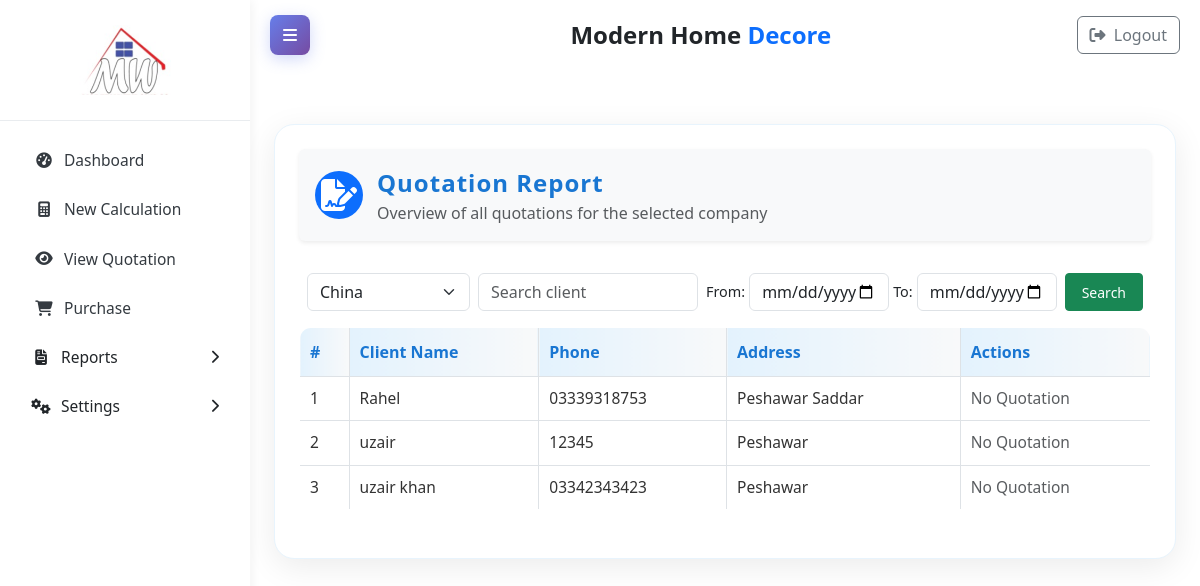
The app's page /?page=report_quotation with its own data.
### tables this page shows
CREATE TABLE `clients` (
  `id` int(11) NOT NULL,
  `company_id` int(11) NOT NULL,
  `name` varchar(255) NOT NULL,
  `phone` varchar(50) DEFAULT NULL,
  `address` text DEFAULT NULL,
  `created_at` timestamp NOT NULL DEFAULT current_timestamp(),
  `updated_at` timestamp NOT NULL DEFAULT current_timestamp() ON UPDATE current_timestamp()
);

### Pages/view_quotation.php (the view, shortened to what this page needs)
<?php
require_once __DIR__ . '/../db.php';
$companies = [];
$stmt = $conn->prepare("SELECT id, name FROM companies ORDER BY name");
if ($stmt) {
  $stmt->execute();
  $result = $stmt->get_result();
  while ($row = $result->fetch_assoc()) {
    $companies[] = $row;
  }
}
if (isset($_GET['company_id'])) {
  $company_id = (int)$_GET['company_id'];
} elseif (isset($_POST['company_id'])) {
  $company_id = (int)$_POST['company_id'];
} elseif (isset($_SESSION['current_company_id'])) {
  $company_id = (int)$_SESSION['current_company_id'];
} else {
  $company_id = $companies[0]['id'] ?? 0;
}
$search_name = isset($_GET['search_name']) ? trim($_GET['search_name']) : '';
$from_date = isset($_GET['from_date']) ? trim($_GET['from_date']) : '';
$to_date = isset($_GET['to_date']) ? trim($_GET['to_date']) : '';
$records_per_page = 10;
$page = isset($_GET['p']) && is_numeric($_GET['p']) ? (int)$_GET['p'] : 1;
$offset = ($page - 1) * $records_per_page;
$base_query = "FROM clients c
LEFT JOIN window_calculation_details wcd ON c.id = wcd.client_id AND c.company_id = wcd.company_id
WHERE c.company_id = ?";
$params = [$company_id];
$param_types = "i";
$clients = [];
$select_query = "SELECT DISTINCT c.id, c.name, c.phone, c.address $base_query ORDER BY c.name LIMIT ? OFFSET ?";
$stmt = $conn->prepare($select_query);
if ($stmt) {
  $params[] = $records_per_page;
  $params[] = $offset;
  $param_types .= "ii";
  $stmt->bind_param($param_types, ...$params);
  $stmt->execute();
  $result = $stmt->get_result();
  while ($row = $result->fetch_assoc()) {
    $clients[] = $row;
  }
}
?>
<?php if (!isset($_GET['quotation_id'])): ?>
<div class="container" style="background:#fff; border-radius:20px; box-shadow:0 8px 32px rgba(0,0,0,0.08); padding:24px; border:1px solid #e8f4fd; max-width:1200px; margin:30px auto;">
    <div class="d-flex align-items-center bg-light rounded shadow-sm p-3 mb-4" style="gap: 14px;">
      <span class="bg-primary text-white rounded-circle d-flex align-items-center justify-content-center" style="width: 48px; height: 48px; font-size: 2rem;">
        <i class="fas fa-file-signature"></i>
      </span>
      <div style="display: flex; flex-direction: column;">
        <span style="font-size: 1.5rem; font-weight: 600; color: #1976d2; letter-spacing: 1px;">Quotation Report</span>
        <small class="text-muted" style="font-size: 1rem;">Overview of all quotations for the selected company</small>
      </div>
    </div>
    <div class="card-body p-2">
      <form method="get" class="mb-2">
          <div class="d-flex align-items-center gap-2" style="overflow-x: auto; white-space: nowrap;">
              <select name="company_id" class="form-select" style="height: 38px; width: 180px;" onchange="this.form.submit()">
                  <?php foreach ($companies as $comp): ?>
                      <option value="<?= $comp['id'] ?>" <?= $comp['id'] == $company_id ? 'selected' : '' ?>>
                          <?= htmlspecialchars($comp['name']) ?>
                      </option>
                  <?php endforeach; ?>
              </select>
              <input type="text" name="search_name" class="form-control" style="height: 38px; width: 220px;"
                  placeholder="Search client" value="<?= htmlspecialchars($search_name) ?>">
              <div class="d-flex align-items-center gap-1">
                  <span class="fw-medium" style="font-size: 0.9rem;">From:</span>
                  <input type="date" name="from_date" class="form-control" style="height: 38px; width: 140px;"
                      value="<?= htmlspecialchars($from_date) ?>" onchange="this.form.submit()">
                  <span class="fw-medium" style="font-size: 0.9rem;">To:</span>
                  <input type="date" name="to_date" class="form-control" style="height: 38px; width: 140px;"
                      value="<?= htmlspecialchars($to_date) ?>" onchange="this.form.submit()">
              </div>
              <div class="d-flex gap-2">
                  <button type="submit" class="btn btn-success btn-sm" style="height: 38px; padding: 0 16px;">
                      Search
                  </button>
              </div>
          </div>
      </form>
    </div>
    <div class="table-responsive">
      <table class="report-table">
        <thead>
          <tr>
            <th>#</th>
            <th>Client Name</th>
            <th>Phone</th>
            <th>Address</th>
            <th>Actions</th>
          </tr>
        </thead>
        <tbody id="clients-table-body">
          <?php if (empty($clients)): ?>
            <tr>
              <td colspan="5" class="text-center py-2">No clients found</td>
            </tr>
          <?php else: ?>
            <?php foreach ($clients as $index => $client): ?>
              <?php
              $quotation_number = '';
              $stmt_quote = $conn->prepare("SELECT quotation_number FROM window_calculation_details WHERE client_id = ? AND company_id = ? ORDER BY id DESC LIMIT 1");
              if ($stmt_quote) {
                $stmt_quote->bind_param("ii", $client['id'], $company_id);
                $stmt_quote->execute();
                $stmt_quote->bind_result($quotation_number);
              }
              ?>
              <tr>
                <td><?= $offset + $index + 1 ?></td>
                <td><?= htmlspecialchars($client['name']) ?></td>
                <td><?= htmlspecialchars($client['phone']) ?></td>
                <td><?= htmlspecialchars($client['address']) ?></td>
                <td>
                  <?php if ($quotation_number): ?>
                    <div class="d-flex flex-wrap gap-2">
                      <a href="index.php?page=reports_worker&quotation_number=<?= urlencode($quotation_number) ?>&client_id=<?= $client['id'] ?>&company_id=<?= $company_id ?>" class="btn btn-sm btn-primary">
                        <i class="fas fa-edit"></i> Worker
                      </a>
                      <a href="client_quotation.php?client_id=<?= $client['id'] ?>&company_id=<?= $company_id ?>" class="btn btn-sm btn-info">
                        <i class="fas fa-eye"></i> View
                      </a>
                      <form method="post" action="index.php?page=report_quotation&company_id=<?= $company_id ?>" style="display:inline;">
                        <input type="hidden" name="delete_client_id" value="<?= $client['id'] ?>">
                        <input type="hidden" name="company_id" value="<?= $company_id ?>">
                        <button type="submit" class="btn btn-sm btn-danger" onclick="return confirm('Are you sure you want to delete this?')">
                          <i class="fas fa-trash"></i> Delete
                        </button>
                      </form>
                    </div>
                  <?php else: ?>
                    <span class="text-muted">No Quotation</span>
                  <?php endif; ?>
                </td>
              </tr>
            <?php endforeach; ?>
          <?php endif; ?>
        </tbody>
      </table>
    </div>
  </div>
<?php endif; ?>

### index.php (style rules this page uses)
:root { --primary: #3498db; --secondary: #2980b9; --accent: #2c3e50; --light: #f8f9fa; --dark: #343a40; }
body { font-family: 'Segoe UI', sans-serif; background-color: #f5f8fa; }

### Pages/view_quotation.php (style rules this page uses)
.report-table { border:1px solid #dee2e6; border-radius:12px; overflow:hidden; width:100%; background:#fff; margin-bottom: 24px; }
.report-table th { background: linear-gradient(90deg, #e3f2fd 0%, #f8f9fa 100%); color: #1976d2; font-weight: 700; font-size: 1rem; text-align: left; vertical-align: middle; padding: 12px 10px; border:1px solid #dee2e6; }
.report-table td { font-size: 0.97rem; color: #333; text-align: left; vertical-align: middle; padding: 10px 10px; border:1px solid #dee2e6; background: #fff; }

### records on screen
clients: index "1", name "Rahel", phone "03339318753", address "Peshawar Saddar"
clients: index "2", name "uzair", phone "12345", address "Peshawar"
clients: index "3", name "uzair khan", phone "03342343423", address "Peshawar"

### other values on screen
form field company_id "China"
